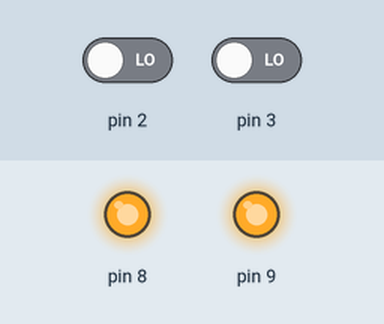
Simulated run of this sketch. Board: Arduino Uno, built with avr-gcc and run on an emulated ATmega328P. On the bench: output pins drawn as LEDs (lit = HIGH). The test bench sets the inputs (shaded band); at power-on: pin 2 LOW, pin 3 LOW.

Above: at 1.3 s.
1.4 s: pin 2 driven HIGH
At 2.2 s:
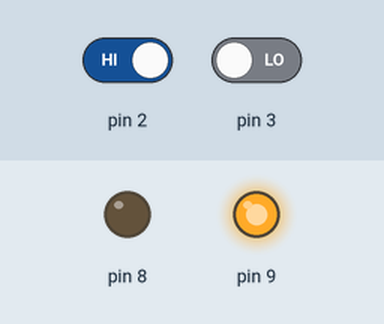
3.0 s: pin 3 driven HIGH
At 3.3 s:
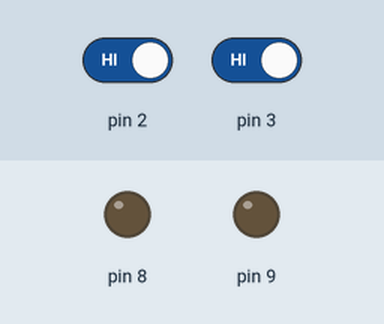
4.5 s: pin 2 driven LOW
At 5.6 s:
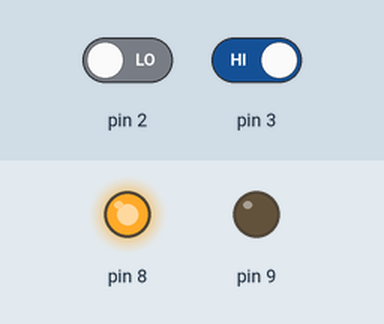
6.0 s: pin 3 driven LOW
At 6.8 s:
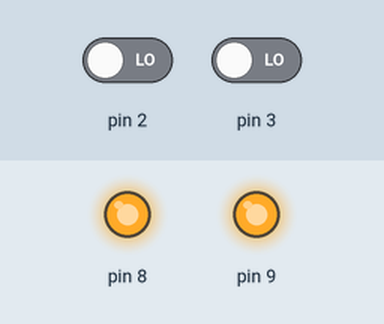
Timing chart, 0 to 8.5 s (numbered marks = the images above; inputs shaded):
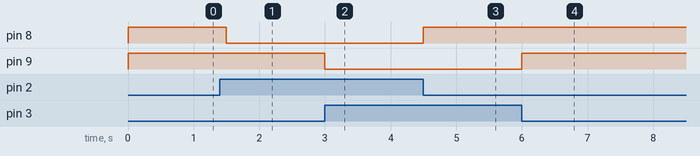

Measured:
- after the input at 1.4 s, pin 8: HIGH → LOW after 0.10 s
- after the input at 3.0 s, pin 9: HIGH → LOW at once
- after the input at 4.5 s, pin 8: LOW → HIGH at once
- after the input at 6.0 s, pin 9: LOW → HIGH at once

The sketch:

inputsWithAssembly.ino
```cpp
// C++ code
 //

 //Globals

 char buffer[32];


 void setup()
 {
   //serial begin
   //Serial.begin(115200);
   //Serial.write("setup is ready");

   //initialising output pins
   	pinMode( 8 , OUTPUT );
 	pinMode( 9 , OUTPUT );

   //initialising input pins
   	pinMode( 2 , INPUT );
 	pinMode( 3 , INPUT );


 }

 void loop()
 {
    asm volatile("push r17\n" //push to stack

                "in r17, 0x09\n"    // 0x09 is the data address of port d inputs
                "lsr r17\n"         // logic shift right
                "lsr r17\n"
                "com r17\n"         // inverse
                "andi r17, 0x03\n"  // and with 0b00000011 to get only 2 highs
                "out 0x05, r17\n"   // output to port b

                "pop r17\n"); //pop out of stack


 delay( 250 );

 }
```
